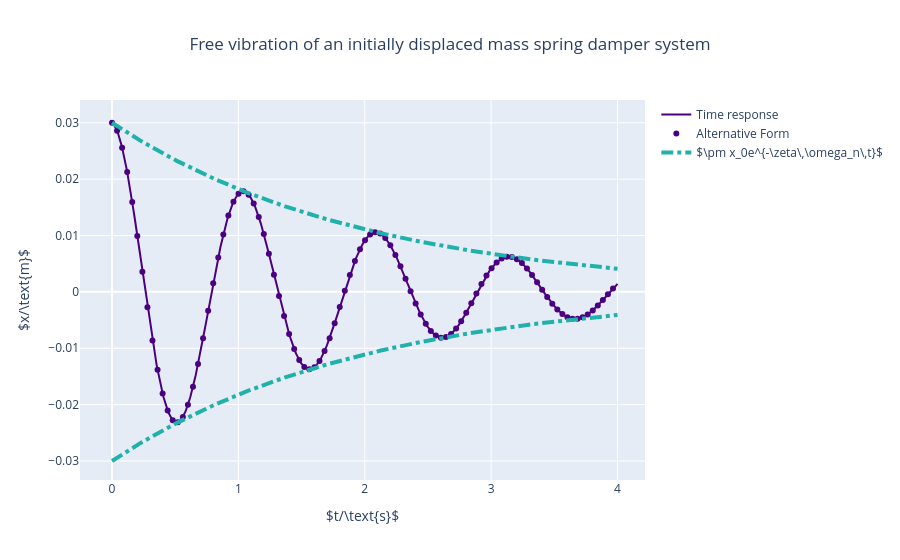

The notebook cell saved with this chart:
### Markdown cell above
Most aircraft problems that we will look at exhibit underdamped motion $\zeta < 1$ and Eq {eq}`eq:dampedgeneral`[^1] can be re-written as:

[^1]: $\sqrt{\zeta^2-1}=i\sqrt{1-\zeta^2}$ and $e^ae^b=e^{(a+b)}$


$$x(t) = \left(A_1e^{i\sqrt{1-\zeta^2}\omega_n t} + A_2e^{-i\sqrt{1-\zeta^2}\omega_nt}\right)e^{-\zeta\omega_nt}$$

we introduce a parameter $\omega_d=\omega_n\sqrt{1-\zeta^2}$, which represents the \textsl{damped natural frequency}, which allows us to express this as
```{margin}
Hint: $\sqrt{\zeta^2-1}=i\sqrt{1-\zeta^2}$ and $e^ae^b=e^{(a+b)}$
```


$$x(t) = \left(A_3\cos\omega_dt + A_4\sin\omega_dt\right)e^{-\zeta\omega_nt}$$(eq:underdampedsimple)

Where $A_3=A_1+A_2$ and $A_4 = A_1-A_2$. Inspection of {eq}`eq:underdampedsimple` shows an oscillation with angular frequency $\omega_d$, and a decaying amplitude with time. This is demonstrated below:

### Code cell
# Some constants
m = 1 # Mass, kg
k = 36 # Stiffness, Pa
F0 = 0 # Free vibration
x0 = 30e-3 # Initial displacement, 30mm
zeta = 0.083 # Damping

# Time vector
t = np.linspace(0, 4, 1000)

# Natural frequency
w_n = np.sqrt(k/m)

# Eigenvalues
lam = np.zeros(2, dtype="complex")
lam[0] = w_n*(-zeta + np.sqrt(zeta**2 - 1, dtype="complex"))
lam[1] = w_n*(-zeta - np.sqrt(zeta**2 - 1, dtype="complex"))

# Amplitudes
A1 = x0/2
A2 = x0/2

# Solution
x = A1*np.exp(lam[0]*t) + A2*np.exp(lam[1]*t)

# Make a figure
fig = go.Figure()

# Plot the absolute value part or plotly cries
fig.add_trace(go.Scatter(x=t, y=x.real,
    mode='lines',
    line_color='indigo', name="Time response", showlegend=True))

# Put the osillatory and non-oscillatory parts (real and imaginary)
A3 = (A1 + A2)
A4 = 1j*(A1 - A2)

w_d = w_n*np.sqrt(1-zeta**2)

# Alternative form - shows the same
x2 = (A3*np.cos(w_d*t) + A4*(w_d*t))*np.exp(-zeta*w_n*t)

fig.add_trace(go.Scatter(x=t[0::10], y=x2[0::10].real,
    mode='markers',
    line_color='indigo', name="Alternative Form", showlegend=True))

#     h2 = plot(t(1:10:end), x2(1:10:end), 'ok');
    
xd = x0*np.exp(-zeta*w_n*t)

# Put the exponential decay (real part)
fig.add_trace(go.Scatter(x=t, y=xd.real,
    mode='lines', line=dict(
        color="LightSeaGreen",
        width=4,
        dash="dashdot",
    ), name="$\pm x_0e^{-\zeta\,\omega_n\,t}$", showlegend=True))
fig.add_trace(go.Scatter(x=t, y=-xd.real,
    mode='lines', line=dict(
        color="LightSeaGreen",
        width=4,
        dash="dashdot",
    ), name="Time response", showlegend=False))

fig.update_layout(
    title="Free vibration of an initially displaced mass spring damper system", title_x=0.5,
    yaxis_title="$x/\\text{m}$",
    xaxis_title="$t/\\text{s}$",
)

### Figure 1 — Plotly figure (JSON) as saved in the notebook; plotly's stock layout.template omitted (floating-point values rounded to 4 significant figures; data arrays with more than 128 entries replaced by an {"elided": "..."} marker saying what was removed)
{"data": [{"line": {"color": "indigo"}, "mode": "lines", "name": "Time response", "showlegend": true, "type": "scatter", "x": {"elided": "1000 float values"}, "y": {"elided": "1000 float values"}}, {"line": {"color": "indigo"}, "mode": "markers", "name": "Alternative Form", "showlegend": true, "type": "scatter", "x": [0.0, 0.04004, 0.08008, 0.1201, 0.1602, 0.2002, 0.2402, 0.2803, 0.3203, 0.3604, 0.4004, 0.4404, 0.4805, 0.5205, 0.5606, 0.6006, 0.6406, 0.6807, 0.7207, 0.7608, 0.8008, 0.8408, 0.8809, 0.9209, 0.961, 1.001, 1.041, 1.081, 1.121, 1.161, 1.201, 1.241, 1.281, 1.321, 1.361, 1.401, 1.441, 1.481, 1.522, 1.562, 1.602, 1.642, 1.682, 1.722, 1.762, 1.802, 1.842, 1.882, 1.922, 1.962, 2.002, 2.042, 2.082, 2.122, 2.162, 2.202, 2.242, 2.282, 2.322, 2.362, 2.402, 2.442, 2.482, 2.523, 2.563, 2.603, 2.643, 2.683, 2.723, 2.763, 2.803, 2.843, 2.883, 2.923, 2.963, 3.003, 3.043, 3.083, 3.123, 3.163, 3.203, 3.243, 3.283, 3.323, 3.363, 3.403, 3.443, 3.483, 3.524, 3.564, 3.604, 3.644, 3.684, 3.724, 3.764, 3.804, 3.844, 3.884, 3.924, 3.964], "y": [0.03, 0.02857, 0.02559, 0.02128, 0.01594, 0.009914, 0.003565, -0.002737, -0.008638, -0.01382, -0.01802, -0.02105, -0.02277, -0.02314, -0.02219, -0.02003, -0.01683, -0.01281, -0.008217, -0.003345, 0.001525, 0.006119, 0.01019, 0.01353, 0.01597, 0.01742, 0.01783, 0.01723, 0.01567, 0.0133, 0.01026, 0.006773, 0.003037, -0.0007236, -0.004297, -0.007488, -0.01013, -0.0121, -0.01332, -0.01373, -0.01336, -0.01225, -0.01049, -0.008208, -0.005555, -0.002694, 0.0002079, 0.002984, 0.005484, 0.007577, 0.009162, 0.01017, 0.01056, 0.01035, 0.009559, 0.008262, 0.006551, 0.004537, 0.002347, 0.0001101, -0.002045, -0.004001, -0.005656, -0.006927, -0.007758, -0.00812, -0.008011, -0.007455, -0.006501, -0.005218, -0.003691, -0.002016, -0.0002936, 0.001378, 0.002907, 0.004213, 0.00523, 0.005913, 0.006236, 0.006196, 0.005808, 0.005109, 0.004149, 0.002993, 0.001713, 0.0003874, -0.0009083, -0.002102, -0.003131, -0.003944, -0.004502, -0.004785, -0.004788, -0.004521, -0.00401, -0.003293, -0.002419, -0.001442, -0.0004228, 0.0005805]}, {"line": {"color": "LightSeaGreen", "dash": "dashdot", "width": 4}, "mode": "lines", "name": "$\\pm x_0e^{-\\zeta\\,\\omega_n\\,t}$", "showlegend": true, "type": "scatter", "x": {"elided": "1000 float values"}, "y": {"elided": "1000 float values"}}, {"line": {"color": "LightSeaGreen", "dash": "dashdot", "width": 4}, "mode": "lines", "name": "Time response", "showlegend": false, "type": "scatter", "x": {"elided": "1000 float values"}, "y": {"elided": "1000 float values"}}], "layout": {"title": {"text": "Free vibration of an initially displaced mass spring damper system", "x": 0.5}, "xaxis": {"title": {"text": "$t/\\text{s}$"}}, "yaxis": {"title": {"text": "$x/\\text{m}$"}}}}
